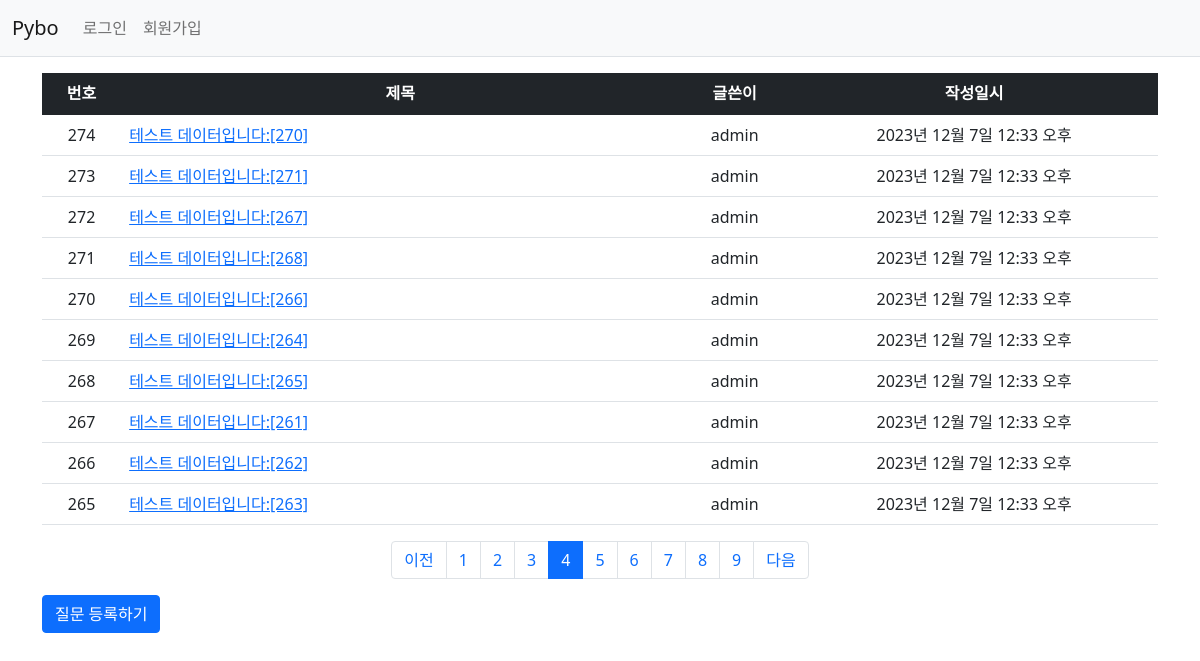
Page /pybo/?page=4 on the committed database.
### pybo/models.py (models this page shows, shortened)
class Question(models.Model):
    author = models.ForeignKey(User, on_delete=models.CASCADE, related_name='author_question')
    subject = models.CharField(max_length=200)
    content = models.TextField()
    create_date = models.DateTimeField()
    modify_date = models.DateTimeField(null=True, blank=True)
    voter = models.ManyToManyField(User, related_name='voter_question') # 추천인 추가

### pybo/views/base_views.py (the view)
# urls.py: path('', base_views.index, name='index'),
def index(request):
    page = request.GET.get('page', '1')
    question_list = Question.objects.order_by('-create_date')
    paginator = Paginator(question_list, 10)
    page_obj = paginator.get_page(page)
    context = {'question_list':page_obj}
    return render(request, 'pybo/question_list.html', context)

### pybo/templatetags/pybo_filter.py (called while the page is built)
@register.filter
def sub(value, arg):
    return value - arg

### templates/pybo/question_list.html (shortened to what this page needs)
{% extends 'base.html' %}
{% load pybo_filter %}
{% block content %}
<!-- {% load static %}
<link rel="stylesheet" type="text/css" href="{% static 'bootstrap.min.css' %}"> -->
<div class="container my-3">
    <table class="table">
        <thead>
            <tr class="text-center table-dark">
                <th>번호</th>
                <th style="width:50%">제목</th>
                <th>글쓴이</th>
                <th>작성일시</th>
            </tr>
        </thead>
        <tbody>
            {% if question_list %}
                {% for question in question_list %}
                <tr class="text-center">
                    <td>
                        {{ question_list.paginator.count|sub:question_list.start_index|sub:forloop.counter0|add:1 }}
                    </td>
                    <td class="text-start">
                        <a href="{% url 'pybo:detail' question.id %}">{{ question.subject }}</a>
                    </td>
                    <td>{{ question.author.username }}</td>
                    <td>{{ question.create_date }}</td>
                </tr>
                {% endfor %}
            {% else %}
                <tr>
                    <td colspan="4">질문이 없습니다.</td>
                </tr>
            {% endif %}
        </tbody>
    </table>
    <ul class="pagination justify-content-center">
        {% if question_list.has_previous %}
        <li class="page-item">
            <a class="page-link" href="?page={{ question_list.previous_page_number }}">이전</a>
        </li>
        {% else %}
        <li class="page-item disabled">
            <a class="page-link" tabindex="-1" aria-disabled="true" href="#">이전</a>
        </li>
        {% endif %}
        {% for page_number in question_list.paginator.page_range %}
        {% if page_number >= question_list.number|add:-5 and page_number <= question_list.number|add:5 %}
        {% if page_number == question_list.number %}
        <li class="page-item active" aria-current="page">
            <a class="page-link" href="?page={{ page_number }}">{{ page_number }}</a>
        </li>
        {% else %}
        <li class="page-item">
            <a class="page-link" href="?page={{ page_number }}">{{ page_number }}</a>
        </li>
        {% endif %}
        {% endif %}
        {% endfor %}
        {% if question_list.has_next %}
        <li class="page-item">
            <a class="page-link" href="?page={{ question_list.next_page_number }}">다음</a>
        </li>
        {% else %}
        <li class="page-item disabled">
            <a class="page-link" tabindex="-1" aria-disabled="true" href="#">다음</a>
        </li>
        {% endif %}
    </ul>
    <a href="{% url 'pybo:question_create' %}" class="btn btn-primary">질문 등록하기</a>
</div>
{% endblock %}

### rows in the picture
Question: paginator.count|sub "274", subject "테스트 데이터입니다:[270]", author.username "admin", create_date "2023년 12월 7일 12:33 오후"
Question: paginator.count|sub "273", subject "테스트 데이터입니다:[271]", author.username "admin", create_date "2023년 12월 7일 12:33 오후"
Question: paginator.count|sub "272", subject "테스트 데이터입니다:[267]", author.username "admin", create_date "2023년 12월 7일 12:33 오후"
Question: paginator.count|sub "271", subject "테스트 데이터입니다:[268]", author.username "admin", create_date "2023년 12월 7일 12:33 오후"
Question: paginator.count|sub "270", subject "테스트 데이터입니다:[266]", author.username "admin", create_date "2023년 12월 7일 12:33 오후"
Question: paginator.count|sub "269", subject "테스트 데이터입니다:[264]", author.username "admin", create_date "2023년 12월 7일 12:33 오후"
Question: paginator.count|sub "268", subject "테스트 데이터입니다:[265]", author.username "admin", create_date "2023년 12월 7일 12:33 오후"
Question: paginator.count|sub "267", subject "테스트 데이터입니다:[261]", author.username "admin", create_date "2023년 12월 7일 12:33 오후"
Question: paginator.count|sub "266", subject "테스트 데이터입니다:[262]", author.username "admin", create_date "2023년 12월 7일 12:33 오후"
Question: paginator.count|sub "265", subject "테스트 데이터입니다:[263]", author.username "admin", create_date "2023년 12월 7일 12:33 오후"

### other values in the picture
{{ page_number }} "1" "2" "3" "5" "6" "7" "8" "9"
{{ page_number }} "4"
